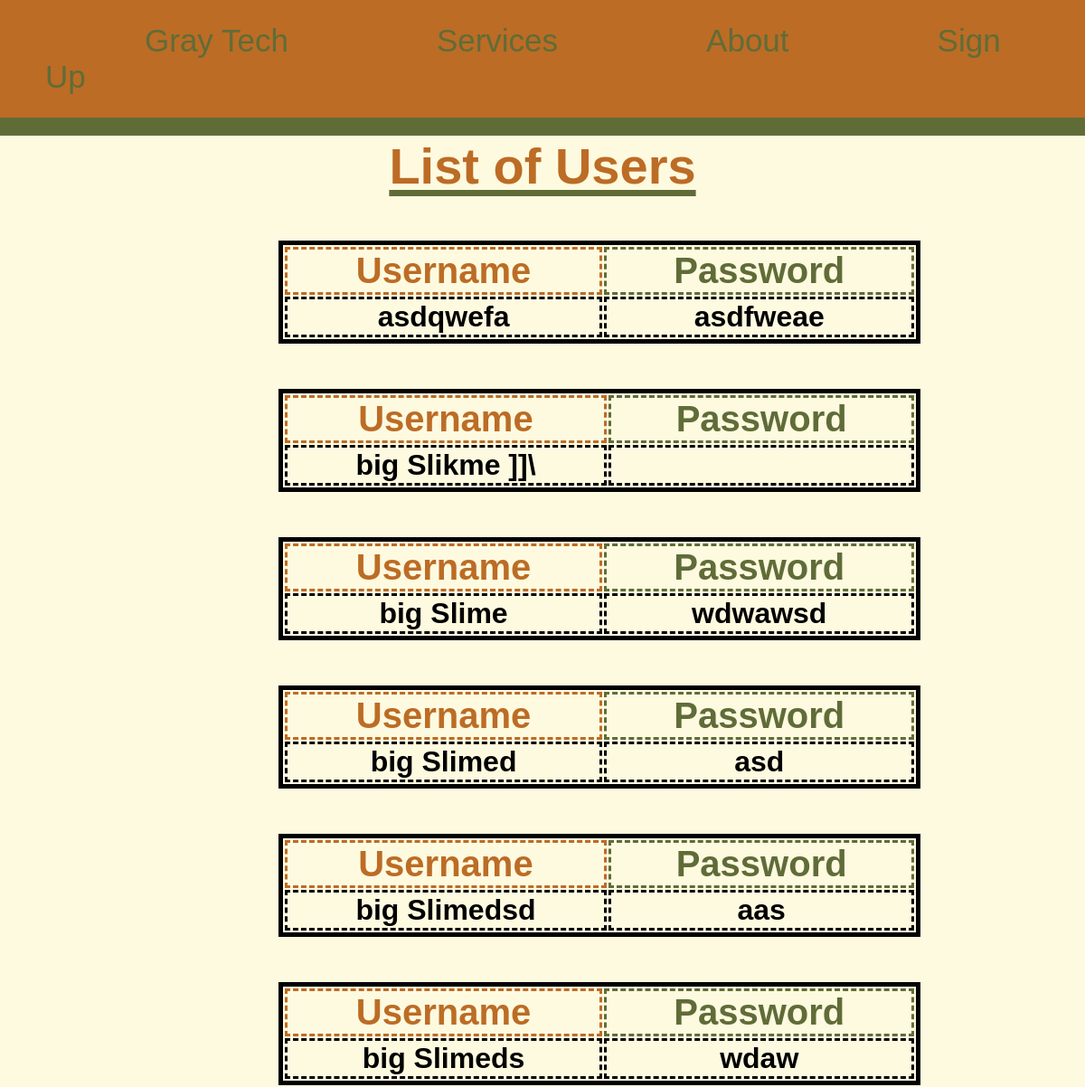
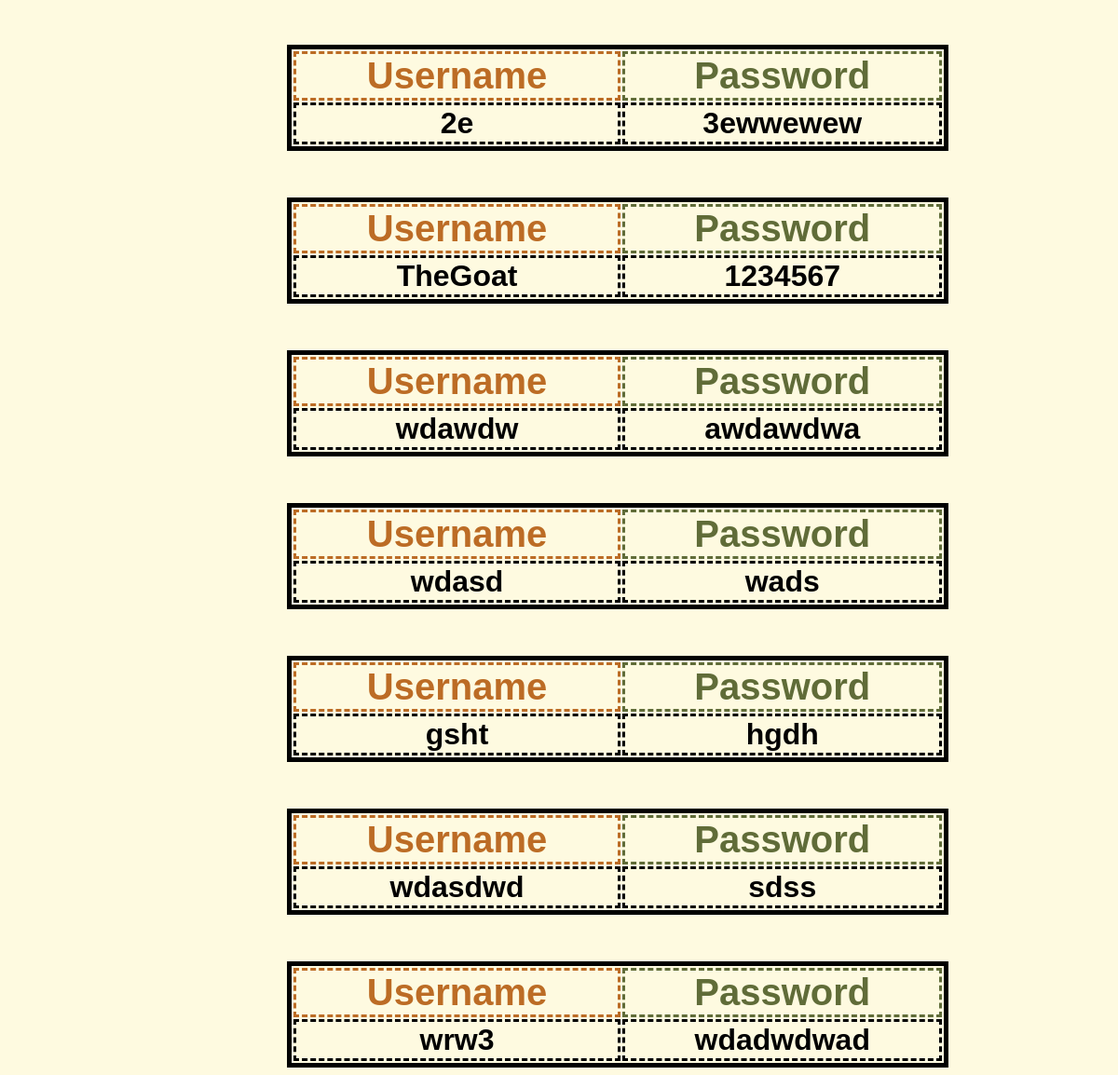
Screenshot of /users with the database file from the repository (2 pictures, top to bottom).
### app.py (models this page shows)
class User(db.Model):
    id = db.Column(db.Integer, primary_key=True)
    username = db.Column(db.String(100), nullable=False, unique=True)
    password = db.Column(db.String(100), nullable=False)
    date_created = db.Column(db.DateTime, default=datetime.utcnow)

### app.py (the view)
@app.route("/users")
def users():
    users= User.query.order_by(User.date_created).all()
    print(len(users))
    return render_template("users.html", users=users)

### templates/users.html (shortened to what this page needs)
\<!doctype html>
<head>
</head>
<body>
  <nav id="navbar">
  <div class="container-fluid">
    <div class="collapse navbar-collapse" id="navbarCollapse">
      <ul class="navbar-nav me-auto mb-2 mb-md-0">
        <li class="nav-item">
          <a href="{{ url_for('index') }}" class="nav-link active" aria-current="page">Gray Tech</a>
        </li>
        <li class="nav-item">
          <a href="{{ url_for('service') }}" class="nav-link active">Services</a>
        </li>
        <li class="nav-item">
          <a href="{{ url_for('about') }}" class="nav-link active">About</a>
        <li class="nav-item">
            <a href="{{ url_for('sign_up') }}" class="nav-link active">Sign Up</a>
      </ul>
    </div>
  </div>
</nav>
<h1 class="user-title">List of Users</h1>
{% if users|length < 1 %}
<h4>There are no users signed up.</h4>
{% else %}
    {% for user in users %}
        <table>
            <tr>
                <th class="username">Username</th>
                <th class="password">Password</th>
            </tr>
            <tr>
                <th class="content">{{ user['username'] }}</th>
                <th class="content">{{ user['password'] }}</th>
            </tr>
        </table>
    {% endfor %}
{% endif %}
</body>

### templates/users.html (style rules this page uses)
body { background-color:#FEFAE0; }
#navbar { z-index: 2; position: fixed; top: 0px; left: 0px; width: 100%; background-color:#BC6C25; border-bottom: 20px #606C38; Border-bottom-style: solid; }
nav ul { margin: 20px; padding: 5px 0px 5px 30px; }
nav li { display: inline; margin-right: 50px; margin-left: 110px; }
a { text-decoration: none; color: #606C38; font-size: 35px; font-family: 'poppins', sans-serif; }
.username { font-size: 40px; color: #BC6C25; font-family: 'poppins', sans-serif; text-align: center; }
.password { font-size: 40px; color: #606C38; font-family: 'poppins', sans-serif; text-align: center; }
table { margin-top: 50px; margin-left: 300px; width: 60%; border: 5px solid; }
.user-title { margin-top: 125px; font-family: 'poppins', sans-serif; font-size: 56px; text-align: center; color: #BC6C25; text-decoration: underline; text-decoration-thickness: 7px; text-decoration-color: #606C38; text-underline-offset: 7px; }
.content { font-size: 32px; text-align: center; font-family: 'poppins', sans-serif; }
th { border: 3px dashed; }

### rows the page displays
User: username "asdqwefa", password "asdfweae"
User: username "big Slikme ]]\\"
User: username "big Slime", password "wdwawsd"
User: username "big Slimed", password "asd"
User: username "big Slimedsd", password "aas"
User: username "big Slimeds", password "wdaw"
User: username "2e", password "3ewwewew"
User: username "TheGoat", password "1234567"
User: username "wdawdw", password "awdawdwa"
User: username "wdasd", password "wads"
User: username "gsht", password "hgdh"
User: username "wdasdwd", password "sdss"
User: username "wrw3", password "wdadwdwad"
